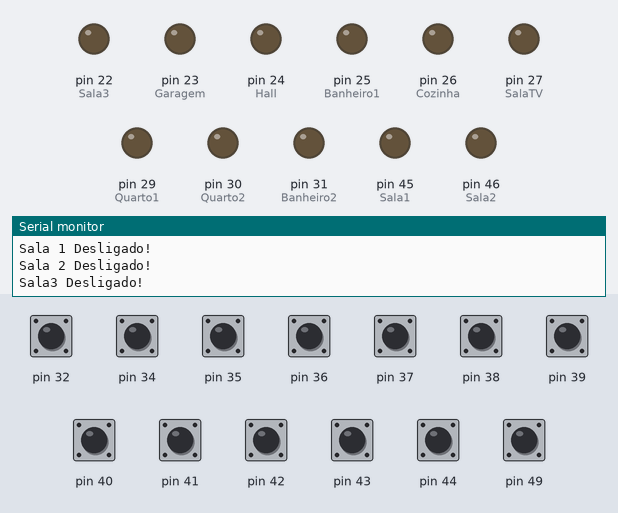
Simulated run of this sketch. Board: Arduino Mega 2560, built with avr-gcc and run on an emulated ATmega2560. Shown: output pins drawn as LEDs (lit = HIGH), the last lines printed to the serial monitor. The inputs (shaded band) are chosen by the test bench; at power-on: pin 32, pin 34–44, pin 49 HIGH.

Above: at 1.2 s.
1.3 s: pin 32 pulled LOW for 0.3 s
At 1.7 s:
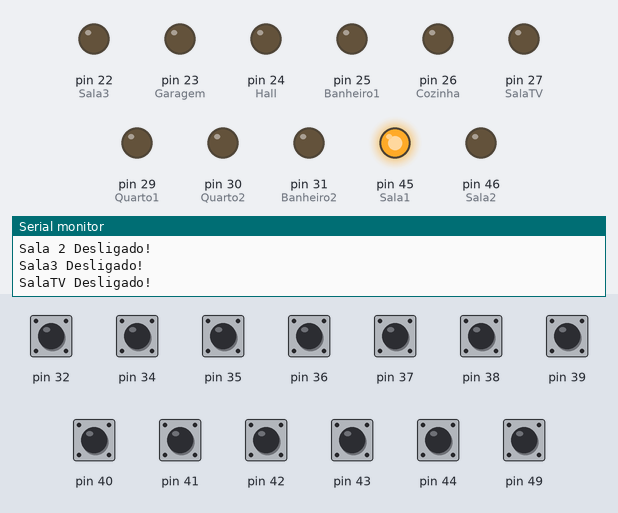
3.3 s: pin 34 pulled LOW for 0.3 s
At 3.75 s:
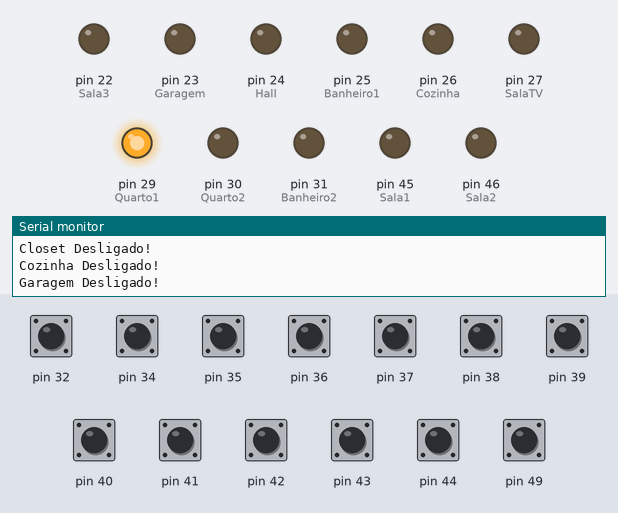
5.5 s: pin 35 pulled LOW for 0.3 s
At 5.83 s:
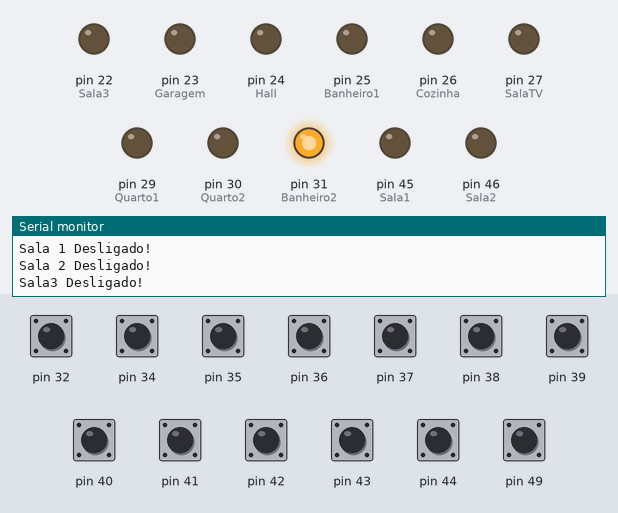
7.5 s: pin 36 pulled LOW for 0.3 s
At 7.87 s:
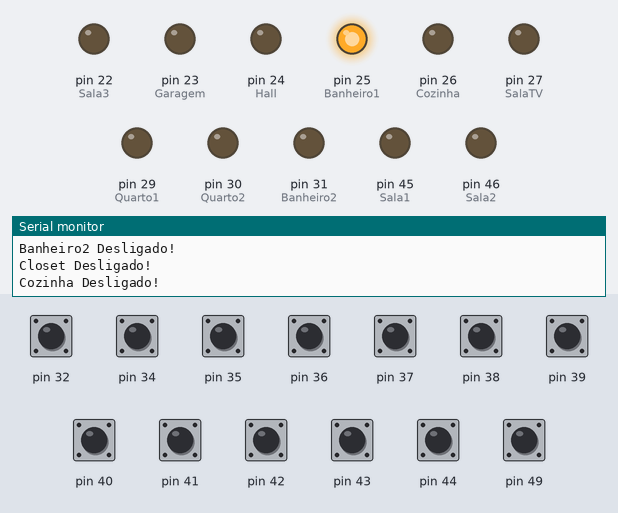
9.5 s: pin 38 pulled LOW for 0.3 s
At 9.89 s:
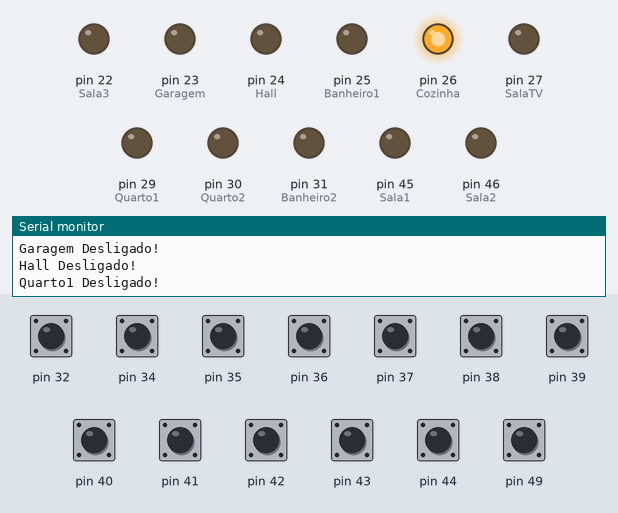
11.5 s: pin 39 pulled LOW for 0.3 s
At 11.98 s:
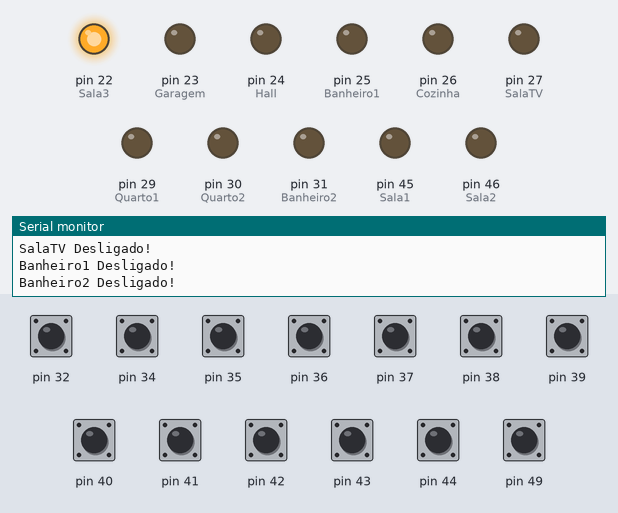
Timing chart, 0 to 14.5 s (numbered marks = the images above; inputs shaded):
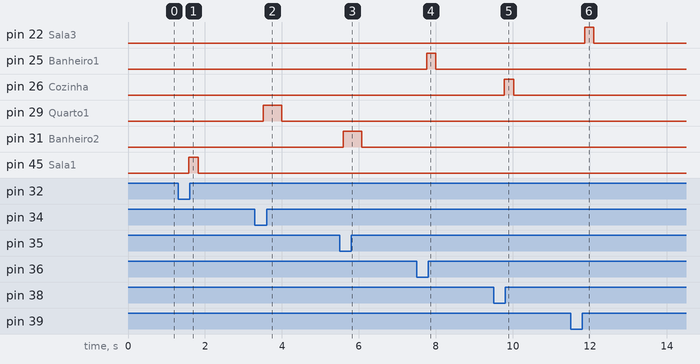

Measured:
- after the input at 1.3 s, pin 45 (Sala1): LOW → HIGH after 0.28 s, → LOW 0.24 s later
- after the input at 3.3 s, pin 29 (Quarto1): LOW → HIGH after 0.21 s, → LOW 0.49 s later
- after the input at 5.5 s, pin 31 (Banheiro2): LOW → HIGH after 0.09 s, → LOW 0.49 s later
- after the input at 7.5 s, pin 25 (Banheiro1): LOW → HIGH after 0.26 s, → LOW 0.24 s later
- after the input at 9.5 s, pin 26 (Cozinha): LOW → HIGH after 0.27 s, → LOW 0.24 s later
- after the input at 11.5 s, pin 22 (Sala3): LOW → HIGH after 0.36 s, → LOW 0.24 s later

The sketch:

trabalho12.1.ino
```cpp
int Sala1 = 45;
int Sala2 = 46;
int Sala3 = 22;
int Garagem = 23;
int Hall = 24;
int Cozinha = 26;
int Banheiro1 = 25;
int Banheiro2 = 31;
int Quarto1 = 29;
int Quarto2 = 30;
int SalaTV = 27;
int Closet = 28;
int BotaoTeste;
int Botao;
int Botao2;
int Botao3;
int Botao4;
int Botao5;
int Botao6;
int Botao7;
int Botao8;
int Botao9;
int Botao10;
int Botao11;
int Botao12;
// int Botao13;


void setup()
{
  pinMode(Sala1, OUTPUT);
  pinMode(Sala2, OUTPUT);
  pinMode(Sala3, OUTPUT);
  pinMode(SalaTV, OUTPUT);
  pinMode(Garagem, OUTPUT);
  pinMode(Hall, OUTPUT);
  pinMode(Cozinha, OUTPUT);
  pinMode(Banheiro1, OUTPUT);
  pinMode(Banheiro2, OUTPUT);
  pinMode(Quarto1, OUTPUT);
  pinMode(Quarto2, OUTPUT);
  pinMode(49, INPUT_PULLUP);
  pinMode(44 , INPUT_PULLUP);
  pinMode(43 , INPUT_PULLUP);
  pinMode(42 , INPUT_PULLUP);
  pinMode(41 , INPUT_PULLUP);
  pinMode(39 , INPUT_PULLUP);
  pinMode(38, INPUT_PULLUP);
  pinMode(40 , INPUT_PULLUP);
  pinMode(36 , INPUT_PULLUP);
  pinMode(34, INPUT_PULLUP);
  pinMode(32 , INPUT_PULLUP);
  pinMode(37 , INPUT_PULLUP);
  pinMode(35 , INPUT_PULLUP);
  // pinMode(33 , INPUT_PULLUP);
  Serial.begin(9600);
}

void loop()
{
  BotaoTeste = digitalRead(49); // Lavabo
  Botao = digitalRead(44); // Banheiro2
  Botao2 = digitalRead(43);  // Closet
  Botao3 = digitalRead(42);  // Cozinha
  Botao4 = digitalRead(41);  // Q2
  Botao5 = digitalRead(39);  // Garagem
  Botao6 = digitalRead(38);  // Hall
  Botao7 = digitalRead(40);  // S1
  Botao8 = digitalRead(36);  // Q1
  Botao9 = digitalRead(34);  // SalaTV
  Botao10 = digitalRead(32);  // S2
  Botao11 = digitalRead(37);  //S3
  Botao12 = digitalRead(35); // -----
  //Botao13 = digitalRead(33); // -----


  if (Botao8 == 0)
  {
    Serial.println("Banheiro1 Ligado!");
    digitalWrite(Banheiro1, HIGH);
    delay(5);
  }
  else
  {
    Serial.println("Banheiro1 Desligado!");
    digitalWrite(Banheiro1, LOW);
    delay(5);
  }
  if (Botao12 == 0)
  {
    Serial.println("Banheiro2 Ligado!");
    digitalWrite(Banheiro2, HIGH);
    delay(5);
  }
  else
  {
    Serial.println("Banheiro2 Desligado!");
    digitalWrite(Banheiro2, LOW);
    delay(5);
  }

  if (Botao11 == 0)
  {
    Serial.println("Closet Ligado!");
    digitalWrite(Closet, HIGH);
    delay(5);
  }
  else
  {
    Serial.println("Closet Desligado!");
    digitalWrite(Closet, LOW);
    delay(5);
  }
  if (Botao6 == 0)
  {
    Serial.println("Cozinha Ligado!");
    digitalWrite(Cozinha, HIGH);
    delay(5);
  }
  else
  {
    Serial.println("Cozinha Desligado!");
    digitalWrite(Cozinha, LOW);
    delay(5);
  }
  if (Botao4 == 0)
  {
    Serial.println("Garagem ligado!");
    digitalWrite(Garagem, HIGH);
    delay(5);
  }
  else
  {
    Serial.println("Garagem Desligado!");
    digitalWrite(Garagem, LOW);
    delay(5);
  }
  if (Botao7 == 0)
  {
    Serial.println("Hall Ligado!");
    digitalWrite(Hall, HIGH);
    delay(5);
  }
  else
  {
    Serial.println("Hall Desligado!");
    digitalWrite(Hall, LOW);
    delay(5);
  }
  if (Botao == 0)
  {
    Serial.println("Quarto2 Ligado!");
    digitalWrite(Quarto2, HIGH);
    delay(5);
  }
  else
  {
    Serial.println("Quarto1 Desligado!");
    digitalWrite(Quarto2, LOW);
    delay(5);
  }
  if (Botao9 == 0)
  {
    Serial.println("Quarto1 Ligado!");
    digitalWrite(Quarto1, HIGH);
    delay(5);
  }
  else
  {
    Serial.println("Quarto1 Desligado!");
    digitalWrite(Quarto1, LOW);
    delay(5);
  }
  if (Botao10 == 0)
  {
    Serial.println("Sala 1 Ligado!");
    digitalWrite(Sala1, HIGH);
    delay(5);
  }
  else
  {
    Serial.println("Sala 1 Desligado!");
    digitalWrite(Sala1, LOW);
    delay(5);
  }
  if (Botao2 == 0)
  {
    Serial.println("Sala 2 Ligado!");
    digitalWrite(Sala2, HIGH);
    delay(5);
  }
  else
  {
    Serial.println("Sala 2 Desligado!");
    digitalWrite(Sala2, LOW);
    delay(5);
  }
  if (Botao5 == 0)
  {
    Serial.println("Sala 3 Ligado!");
    digitalWrite(Sala3, HIGH);
    delay(5);
  }
  else
  {
    Serial.println("Sala3 Desligado!");
    digitalWrite(Sala3, LOW);
    delay(5);
  }

  if (Botao3 == 0)
  {
    Serial.println("SalaTV Ligado!");
    digitalWrite(SalaTV, HIGH);
    delay(5);
  }
  else
  {
    Serial.println("SalaTV Desligado!");
    digitalWrite(SalaTV, LOW);
    delay(5);
  }
}
```
